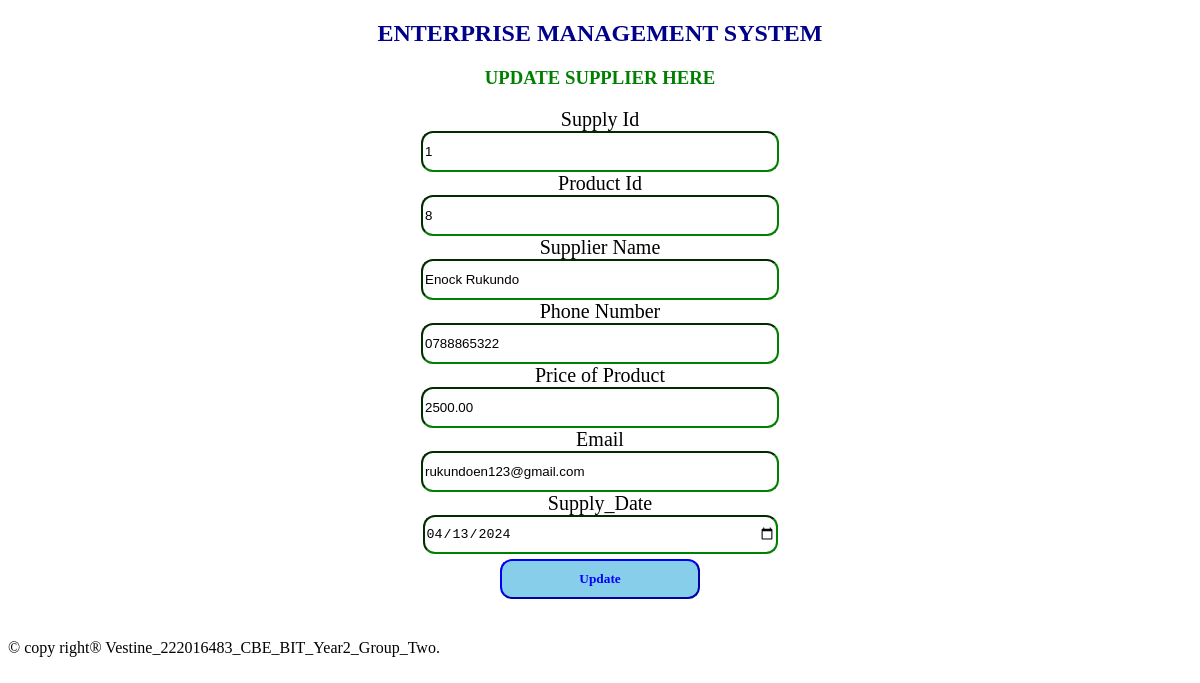
Screenshot of /editsupply.php?supply_id=1 with the database file from the repository.
### tables this page shows
CREATE TABLE `supplier` (
  `supply_id` int(11) NOT NULL,
  `product_id` int(11) DEFAULT NULL,
  `supplyname` varchar(100) DEFAULT NULL,
  `phone` varchar(20) DEFAULT NULL,
  `price` decimal(10,2) DEFAULT NULL,
  `email` varchar(100) DEFAULT NULL,
  `supply_date` date DEFAULT current_timestamp()
);

### editsupply.php (the view, shortened to what this page needs)
<?php
include"dbconnection.php";
if ($_SERVER['REQUEST_METHOD'] == 'GET') {
  $supply_id = $_GET["supply_id"];
    $sql = "SELECT * FROM supplier WHERE supply_id=$supply_id";
    $result = $connection->query($sql);
    if ($result->num_rows > 0) {
        $row = $result->fetch_assoc();
        $product_id = $row["product_id"];
        $supplyname = $row["supplyname"];
        $phone = $row["phone"];
        $price = $row["price"];
        $email = $row["email"];
        $supply_date = $row["supply_date"];
    } else {
        header("location: /Enterprise_management_system/viewsupplier.php");
        exit;
    }
}
?>
<!DOCTYPE html>
<html>
<head>
</head>
<body>
<center>
	<h2>ENTERPRISE MANAGEMENT SYSTEM </h2>
	<h3 style="color:green;">UPDATE SUPPLIER HERE</h3>
	<section class="forms">
		<form method="POST" onsubmit="return confirmUpdate();">
	<label>Supply Id</label><br>
    <input type="text" name="supply_id" readonly class="input" value="<?php echo $supply_id; ?>"><br>
    <label>Product Id</label><br>
    <input type="text" name="product_id" readonly class="input" value="<?php echo $product_id; ?>"><br>
    <label>Supplier Name</label><br>
    <input type="text" name="supplyname" class="input" value="<?php echo $supplyname; ?>"><br>
    <label>Phone Number</label><br>
    <input type="text" name="phone" value="<?php echo $phone; ?>" class="input"><br>
    <label>Price of Product</label><br>
    <input type="text" name="price" value="<?php echo $price; ?>" class="input"><br>
    <label>Email</label><br>
    <input type="text" name="email" class="input" value="<?php echo $email; ?>"><br>
    <label>Supply_Date</label><br>
    <input type="date" name="supply_date" value="<?php echo $supply_date; ?>" class="input"><br>
    <input type="submit" name="submit" value="Update" class="sb">
</form>
</section>
</center>
		<footer>
			<p style="color:blue; text-align: center; margin-top:40px;"><marquee> &copy copy right&reg Vestine_222016483_CBE_BIT_Year2_Group_Two.</marquee> </p>
		</footer>
</body>
</html>

### editsupply.php (style rules this page uses)
h2 { font-family:Castellar; color: darkblue; }
label { font-family: elephant; font-size: 20px; }
.sb { font-family:Georgia; padding: 10px; border-color: blue; background-color: skyblue; width: 200px; margin-top: 5px; border-radius: 12px; font-weight: bold; color: blue; }
.input { width: 350px; height: 35px; border-radius: 12px; border-color: green; }

### rows the page displays
supplier: product_id "8", supplyname "Enock Rukundo", phone "0788865322", price "2500.00", email "rukundoen123@gmail.com", supply_date "04/13/2024"
